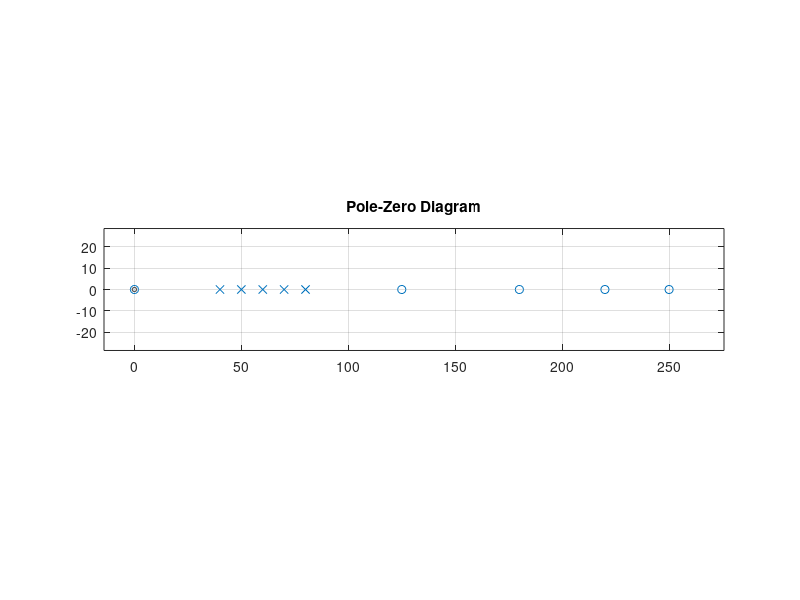

The MATLAB script that drew this image:
% Filter Design

f_s = 500*10^3; % Sampling rate
t = (0:250*10^3-1)/f_s;

freq = 60*10^3;     

norm_freq = freq/(f_s/2);
co_freq = 10*log10(0.5);    % cutoff freq
H_max = 1;                  % Filter magnitude   |Hmax|
magH_w = H_max/sqrt(2);     % 

p_h = magH_w ^ 2;     % Filter Power


N=5;        % number of zeros
M=5;        % number of zeros
CM = (N+M)/2;       % Complexity Measure

z=[0;125;180;220;250]
p=[40;50;60;70;80]

%Total_points = Total_points + (5*(6-CM));   %
zplane(z,p)
title('Pole-Zero Diagram')
